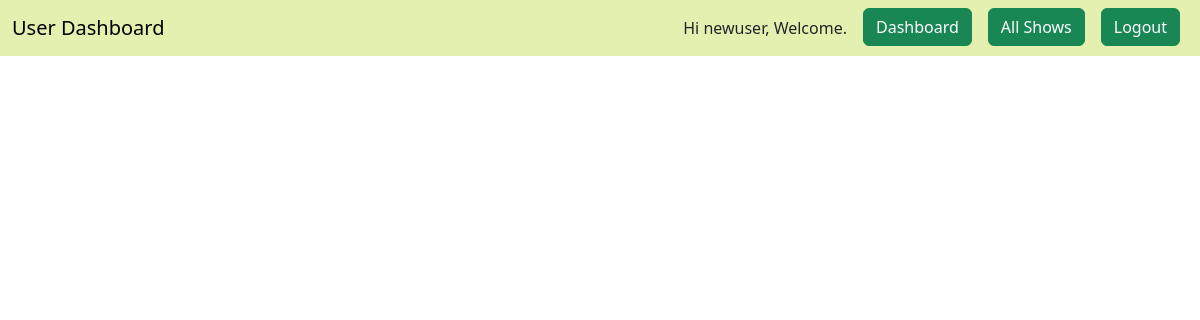
Page /user_bookings (signed in) on the earlier database version.
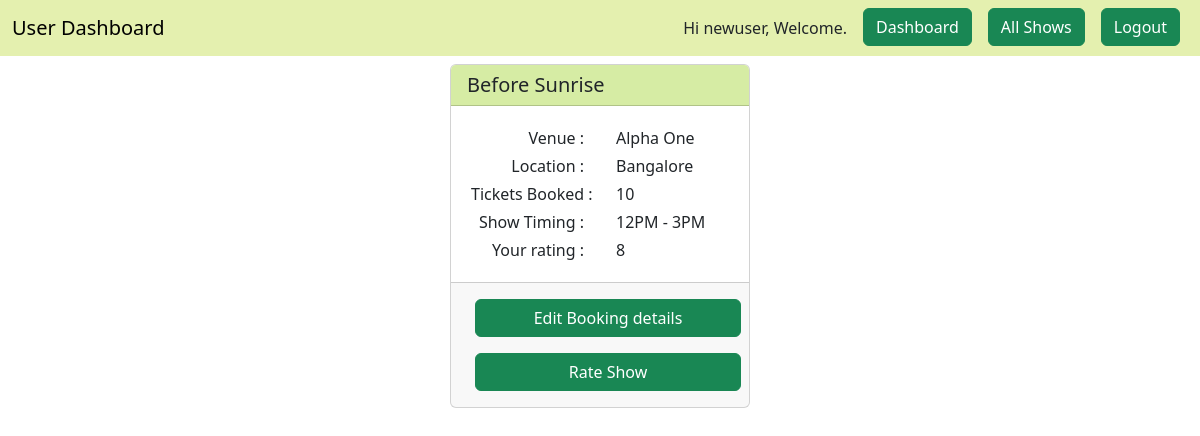
Same page on the later database version.
### application/models.py (models this page shows)
class User(db.Model, UserMixin):
    __tablename__='user'
    id=db.Column(db.Integer, autoincrement=True, primary_key=True)
    email=db.Column(db.String, unique=True)
    username=db.Column(db.String)
    password=db.Column(db.String(255))
    active=db.Column(db.Boolean())
    roles=db.relationship('Role', secondary="roles_users")
    fs_uniquifier = db.Column(db.String, unique=True, nullable=False)

class show(db.Model):
    __tablename__='show'
    show_id=db.Column(db.Integer, autoincrement=True, primary_key=True)
    show_name=db.Column(db.String)
    show_timing=db.Column(db.String)
    show_rating=db.Column(db.Integer)
    show_tags=db.Column(db.String)
    show_ticketprice=db.Column(db.Integer)

class show_venue(db.Model):
    __tablename__='show_venue'
    show_venue_id=db.Column(db.Integer, primary_key=True, autoincrement=True)
    show_id=db.Column(db.Integer, db.ForeignKey("show.show_id"), nullable=False)
    venue_id=db.Column(db.Integer, db.ForeignKey("venue.venue_id"), nullable=False)
    available_tickets=db.Column(db.Integer, nullable=True)

class venue(db.Model):
    __tablename__='venue'
    venue_id=db.Column(db.Integer, autoincrement=True, primary_key=True)
    venue_name=db.Column(db.String, unique=True)
    venue_place=db.Column(db.String)
    venue_location=db.Column(db.String)
    venue_capacity=db.Column(db.Integer)
    venue_show=db.relationship("show", secondary="show_venue", backref="show_venue")

class bookings(db.Model):
    __tablename__="bookings"
    booking_id=db.Column(db.Integer, autoincrement=True, primary_key=True)
    booking_tickets=db.Column(db.Integer, nullable=False)
    user_id=db.Column(db.Integer, db.ForeignKey("user.id"), nullable=False)
    show_id=db.Column(db.Integer, db.ForeignKey("show.show_id"), nullable=False)
    user_rating=db.Column(db.Integer)

### application/views.py (the view)
@app.route("/user_bookings", methods=["GET"])
@login_required
def user_bookings():
    venues=venue.query.all()
    shows=show.query.all()
    show_venues=show_venue.query.all()
    show_bookings=bookings.query.all()
    return render_template("user_bookings.html", venues=venues, shows=shows, show_venues=show_venues,show_bookings=show_bookings)

### templates/user_bookings.html (shortened to what this page needs)
<!DOCTYPE html>
<html lang="en">
<head>
	<link href="https://cdn.jsdelivr.net/npm/bootstrap@5.3.0-alpha1/dist/css/bootstrap.min.css" rel="stylesheet">
</head>
<body>
	<nav class="navbar navbar-expand-lg navbar-light p-0" style="background-color: #E4F0AF">
		<div class="container-fluid">
		  <a class="navbar-brand" href="{{ url_for('user_dashboard') }}">User Dashboard</a>
		  <div class="d-flex flex-row-reverse">
			  <div class="collapse navbar-collapse col-4 " id="navbarSupportedContent">
				  <ul class="navbar-nav">
					  <li class="nav-item p-2 my-2 text-cener">{% if current_user.is_authenticated %}Hi {{current_user.username}}, Welcome.{% endif %}</li>
					  <li class="nav-item p-2"><a class="nav-item btn btn-success" href="{{ url_for('user_dashboard') }}">Dashboard</a></li>
					  <li class="nav-item p-2"><a class="nav-item btn btn-success" href="{{ url_for('all_shows') }}">All Shows</a></li>
					  <li class="nav-item p-2"><a class="nav-item btn btn-success" href="{{ url_for('security.logout') }}">Logout</a></li>
				  </ul>
			  </div>
		  </div>
		</div>
	  </nav>
<div class="container-fluid">
	<div class="row justify-content-center">
		{% for show in shows %}
		{% for show_booking in show_bookings %}
		{% if show_booking['show_id']==show['show_id'] and show_booking['user_id']==current_user['id'] %}
			<div class="card col-3 m-2 p-0">
				<div class="card-header" style="background-color: #D6ECA4">
					<h5 class="card-text">{{ show["show_name"] }}</h5>
				</div>
				{% for this_show in show['show_venue'] %}
				{% for show_venue in show_venues %}
				{% if show_venue['venue_id']==this_show['venue_id'] %}
				<div class="card-body">
					<div class="row">
						<div class="col-6">
							<p class="card-text text-end m-1 text-nowrap">Venue : </p>
							<p class="card-text text-end m-1 text-nowrap">Location : </p>
							<p class="card-text text-end m-1 text-nowrap">Tickets Booked : </p>
							<p class="card-text text-end m-1 text-nowrap">Show Timing : </p>
							<p class="card-text text-end m-1 text-nowrap">Your rating : </p>
						</div>
						<div class="col-6">
							<p class="card-text text-start m-1 text-nowrap">{{ this_show['venue_name'] }}</p>
							<p class="card-text text-start m-1 text-nowrap">{{ this_show['venue_location'] }}</p>
							<p class="card-text text-start m-1 text-nowrap">{{ show_booking['booking_tickets'] }}</p>
							<p class="card-text text-start m-1 text-nowrap">{{ show['show_timing'] }}</p>
							<p class="card-text text-start m-1 text-nowrap">{{ show_booking['user_rating'] }}</p>
						</div>
					</div>
				</div>
				<div class="card-footer">
					<div class="container">
						<div class="row">
							<button class="btn btn-success m-2" data-bs-toggle="modal" data-bs-target="#{{ show_booking['booking_id'] }}edit_booking">Edit Booking details</button>
							<button class="btn btn-success m-2" data-bs-toggle="modal" data-bs-target="#{{ show_booking['booking_id'] }}show_rating">Rate Show</button>
						</div>
					</div>
				</div>
				{% endif %}
				{% endfor %}
				{% endfor %}
			</div>
		{% endif %}
		{% endfor %}
		{% endfor %}
	</div>
</div>
</body>
</html>

Differences in the rows shown:
now on this page (row edited): show: show_name "Before Sunrise", show_timing "12PM - 3PM"
added bookings: booking_tickets "10", user_rating "8"
now on this page (row edited): venue: venue_name "Alpha One", venue_location "Bangalore"
